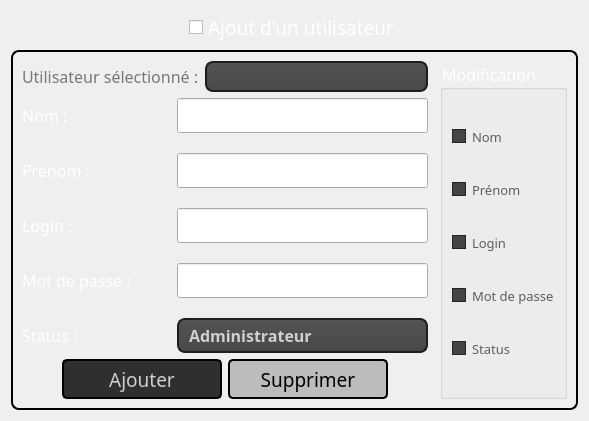
        <widget class="QWidget" name="pageUser">
         <layout class="QVBoxLayout" name="verticalLayout_5">
          <item>
           <layout class="QHBoxLayout" name="horizontalLayout_2">
            <item>
             <spacer name="horizontalSpacer">
              <property name="orientation">
               <enum>Qt::Horizontal</enum>
              </property>
              <property name="sizeHint" stdset="0">
               <size>
                <width>40</width>
                <height>20</height>
               </size>
              </property>
             </spacer>
            </item>
            <item>
             <widget class="QCheckBox" name="cBAjout">
              <property name="font">
               <font>
                <family>Quicksand Medium</family>
                <pointsize>14</pointsize>
               </font>
              </property>
              <property name="styleSheet">
               <string notr="true">QCheckBox#cBAjout{
	color: rgb(255, 255, 255);
}</string>
              </property>
              <property name="text">
               <string>Ajout d'un utilisateur</string>
              </property>
             </widget>
            </item>
            <item>
             <spacer name="horizontalSpacer_2">
              <property name="orientation">
               <enum>Qt::Horizontal</enum>
              </property>
              <property name="sizeHint" stdset="0">
               <size>
                <width>40</width>
                <height>20</height>
               </size>
              </property>
             </spacer>
            </item>
           </layout>
          </item>
          <item>
           <widget class="QFrame" name="frameAjout">
            <property name="sizePolicy">
             <sizepolicy hsizetype="Minimum" vsizetype="Expanding">
              <horstretch>0</horstretch>
              <verstretch>0</verstretch>
             </sizepolicy>
            </property>
            <property name="styleSheet">
             <string notr="true">QFrame#frameAjout{
	border: 2px solid black;
	border-radius: 8px;
}

QLabel{
	color: rgb(255, 255, 255);
}</string>
            </property>
            <property name="frameShape">
             <enum>QFrame::StyledPanel</enum>
            </property>
            <property name="frameShadow">
             <enum>QFrame::Sunken</enum>
            </property>
            <property name="lineWidth">
             <number>1</number>
            </property>
            <layout class="QGridLayout" name="gridLayout_8">
             <item row="0" column="0">
              <layout class="QHBoxLayout" name="horizontalLayout_10">
               <property name="spacing">
                <number>12</number>
               </property>
               <item>
                <layout class="QVBoxLayout" name="verticalLayout_4">
                 <property name="spacing">
                  <number>6</number>
                 </property>
                 <item>
                  <layout class="QHBoxLayout" name="horizontalLayout_9">
                   <item>
                    <widget class="QLabel" name="labelUser">
                     <property name="enabled">
                      <bool>false</bool>
                     </property>
                     <property name="sizePolicy">
                      <sizepolicy hsizetype="Maximum" vsizetype="Maximum">
                       <horstretch>0</horstretch>
                       <verstretch>0</verstretch>
                      </sizepolicy>
                     </property>
                     <property name="minimumSize">
                      <size>
                       <width>115</width>
                       <height>25</height>
                      </size>
                     </property>
                     <property name="font">
                      <font>
                       <family>Quicksand Medium</family>
                       <pointsize>12</pointsize>
                      </font>
                     </property>
                     <property name="styleSheet">
                      <string notr="true">QLabel#labelUser::disabled{
	color: qlineargradient(spread:pad, x1:0, y1:0, x2:1, y2:0, stop:0 rgba(38, 38, 38, 255), stop:1 rgba(120, 120, 120, 255));
}</string>
                     </property>
                     <property name="text">
                      <string>Utilisateur sélectionné :</string>
                     </property>
                    </widget>
                   </item>
                   <item>
                    <widget class="QComboBox" name="cBEditUser">
                     <property name="enabled">
                      <bool>false</bool>
                     </property>
                     <property name="sizePolicy">
                      <sizepolicy hsizetype="Minimum" vsizetype="Fixed">
                       <horstretch>0</horstretch>
                       <verstretch>0</verstretch>
                      </sizepolicy>
                     </property>
                     <property name="font">
                      <font>
                       <family>Quicksand SemiBold</family>
                       <pointsize>12</pointsize>
                       <weight>75</weight>
                       <bold>true</bold>
                      </font>
                     </property>
                     <property name="styleSheet">
                      <string notr="true">QComboBox#cBEditUser
{
	color: rgb(208, 208, 208);
    background-color: QLinearGradient( x1: 0, y1: 0, x2: 0, y2: 1, stop: 0 #565656, stop: 0.1 #525252, stop: 0.5 #4e4e4e, stop: 0.9 #4a4a4a, stop: 1 #464646);
    border: 2px solid #1e1e1e;
    border-radius: 8px;
    padding: 1px 0px 1px 10px;
}

QComboBox#cBEditUser:hover
{
    border: 2px solid black;
    color: white;
}

QComboBox#cBEditUser QAbstractItemView
{
	background-color: rgb(46, 47, 48);
	border: 2px solid black;
	selection-background-color: rgb(81, 81, 81);
	border-top: none;
}

QComboBox#cBEditUser::drop-down
{
     subcontrol-origin: padding;
     subcontrol-position: top right;
     width: 15px;
     color: white;
     border-left-color: darkgray;
     padding-left: 10px;
 }

</string>
                     </property>
                     <property name="currentIndex">
                      <number>-1</number>
                     </property>
                     <property name="sizeAdjustPolicy">
                      <enum>QComboBox::AdjustToMinimumContentsLength</enum>
                     </property>
                     <property name="duplicatesEnabled">
                      <bool>false</bool>
                     </property>
                     <property name="frame">
                      <bool>false</bool>
                     </property>
                    </widget>
                   </item>
                  </layout>
                 </item>
                 <item>
                  <layout class="QVBoxLayout" name="verticalLayout_3">
                   <property name="spacing">
                    <number>20</number>
                   </property>
                   <property name="bottomMargin">
                    <number>0</number>
                   </property>
                   <item>
                    <layout class="QHBoxLayout" name="horizontalLayout_3">
                     <item>
                      <widget class="QLabel" name="labelNom">
                       <property name="sizePolicy">
                        <sizepolicy hsizetype="Maximum" vsizetype="Preferred">
                         <horstretch>0</horstretch>
                         <verstretch>0</verstretch>
                        </sizepolicy>
                       </property>
                       <property name="minimumSize">
                        <size>
                         <width>135</width>
                         <height>35</height>
                        </size>
                       </property>
                       <property name="font">
                        <font>
                         <family>Quicksand Medium</family>
                         <pointsize>12</pointsize>
                        </font>
                       </property>
                       <property name="text">
                        <string>Nom :</string>
                       </property>
                      </widget>
                     </item>
                     <item>
                      <widget class="QLineEdit" name="lENom">
                       <property name="sizePolicy">
                        <sizepolicy hsizetype="Minimum" vsizetype="Fixed">
                         <horstretch>0</horstretch>
                         <verstretch>0</verstretch>
                        </sizepolicy>
                       </property>
                       <property name="minimumSize">
                        <size>
                         <width>220</width>
                         <height>35</height>
                        </size>
                       </property>
                       <property name="font">
                        <font>
                         <family>Quicksand</family>
                         <pointsize>12</pointsize>
                        </font>
                       </property>
                      </widget>
                     </item>
                    </layout>
                   </item>
                   <item>
                    <layout class="QHBoxLayout" name="horizontalLayout_4">
                     <item>
                      <widget class="QLabel" name="labelPrenom">
                       <property name="sizePolicy">
                        <sizepolicy hsizetype="Maximum" vsizetype="Preferred">
                         <horstretch>0</horstretch>
                         <verstretch>0</verstretch>
                        </sizepolicy>
                       </property>
                       <property name="minimumSize">
                        <size>
                         <width>135</width>
                         <height>35</height>
                        </size>
                       </property>
                       <property name="font">
                        <font>
                         <family>Quicksand Medium</family>
                         <pointsize>12</pointsize>
                        </font>
                       </property>
                       <property name="text">
                        <string>Prénom :</string>
                       </property>
                      </widget>
                     </item>
                     <item>
                      <widget class="QLineEdit" name="lEPrenom">
                       <property name="sizePolicy">
                        <sizepolicy hsizetype="Minimum" vsizetype="Fixed">
                         <horstretch>0</horstretch>
                         <verstretch>0</verstretch>
                        </sizepolicy>
                       </property>
                       <property name="minimumSize">
                        <size>
                         <width>220</width>
                         <height>35</height>
                        </size>
                       </property>
                       <property name="font">
                        <font>
                         <family>Quicksand</family>
                         <pointsize>12</pointsize>
                        </font>
                       </property>
                      </widget>
                     </item>
                    </layout>
                   </item>
                   <item>
                    <layout class="QHBoxLayout" name="horizontalLayout_5">
                     <item>
                      <widget class="QLabel" name="labelLogin">
                       <property name="sizePolicy">
                        <sizepolicy hsizetype="Maximum" vsizetype="Preferred">
                         <horstretch>0</horstretch>
                         <verstretch>0</verstretch>
                        </sizepolicy>
                       </property>
                       <property name="minimumSize">
                        <size>
                         <width>135</width>
                         <height>35</height>
                        </size>
                       </property>
                       <property name="font">
                        <font>
                         <family>Quicksand Medium</family>
                         <pointsize>12</pointsize>
                        </font>
                       </property>
                       <property name="text">
                        <string>Login :</string>
                       </property>
                      </widget>
                     </item>
                     <item>
                      <widget class="QLineEdit" name="lELogin">
                       <property name="sizePolicy">
                        <sizepolicy hsizetype="Minimum" vsizetype="Fixed">
                         <horstretch>0</horstretch>
                         <verstretch>0</verstretch>
                        </sizepolicy>
                       </property>
                       <property name="minimumSize">
                        <size>
                         <width>220</width>
                         <height>35</height>
                        </size>
                       </property>
                       <property name="font">
                        <font>
                         <family>Quicksand</family>
                         <pointsize>12</pointsize>
                        </font>
                       </property>
                      </widget>
                     </item>
                    </layout>
                   </item>
                   <item>
                    <layout class="QHBoxLayout" name="horizontalLayout_6">
                     <item>
                      <widget class="QLabel" name="label">
                       <property name="sizePolicy">
                        <sizepolicy hsizetype="Maximum" vsizetype="Preferred">
                         <horstretch>0</horstretch>
                         <verstretch>0</verstretch>
                        </sizepolicy>
                       </property>
                       <property name="minimumSize">
                        <size>
                         <width>135</width>
                         <height>35</height>
                        </size>
                       </property>
                       <property name="font">
                        <font>
                         <family>Quicksand Medium</family>
                         <pointsize>12</pointsize>
                        </font>
                       </property>
                       <property name="text">
                        <string>Mot de passe :</string>
                       </property>
                      </widget>
                     </item>
                     <item>
                      <widget class="QLineEdit" name="lEMdp">
                       <property name="sizePolicy">
                        <sizepolicy hsizetype="Minimum" vsizetype="Fixed">
                         <horstretch>0</horstretch>
                         <verstretch>0</verstretch>
                        </sizepolicy>
                       </property>
                       <property name="minimumSize">
                        <size>
                         <width>220</width>
                         <height>35</height>
                        </size>
                       </property>
                       <property name="font">
                        <font>
                         <family>Quicksand</family>
                         <pointsize>12</pointsize>
                        </font>
                       </property>
                       <property name="echoMode">
                        <enum>QLineEdit::Password</enum>
                       </property>
                      </widget>
                     </item>
                    </layout>
                   </item>
                   <item>
                    <layout class="QHBoxLayout" name="horizontalLayout_7">
                     <item>
                      <widget class="QLabel" name="label_3">
                       <property name="sizePolicy">
                        <sizepolicy hsizetype="Maximum" vsizetype="Preferred">
                         <horstretch>0</horstretch>
                         <verstretch>0</verstretch>
                        </sizepolicy>
                       </property>
                       <property name="minimumSize">
                        <size>
                         <width>135</width>
                         <height>35</height>
                        </size>
                       </property>
                       <property name="font">
                        <font>
                         <family>Quicksand Medium</family>
                         <pointsize>12</pointsize>
                        </font>
                       </property>
                       <property name="text">
                        <string>Status :</string>
                       </property>
                      </widget>
                     </item>
                     <item>
                      <widget class="QComboBox" name="cBStatus">
                       <property name="enabled">
                        <bool>true</bool>
                       </property>
                       <property name="sizePolicy">
                        <sizepolicy hsizetype="Minimum" vsizetype="Fixed">
                         <horstretch>0</horstretch>
                         <verstretch>0</verstretch>
                        </sizepolicy>
                       </property>
                       <property name="minimumSize">
                        <size>
                         <width>0</width>
                         <height>35</height>
                        </size>
                       </property>
                       <property name="font">
                        <font>
                         <family>Quicksand SemiBold</family>
                         <pointsize>12</pointsize>
                         <weight>75</weight>
                         <bold>true</bold>
                        </font>
                       </property>
                       <property name="styleSheet">
                        <string notr="true">QComboBox#cBStatus
{
	color: rgb(208, 208, 208);
    background-color: QLinearGradient( x1: 0, y1: 0, x2: 0, y2: 1, stop: 0 #565656, stop: 0.1 #525252, stop: 0.5 #4e4e4e, stop: 0.9 #4a4a4a, stop: 1 #464646);
    border: 2px solid #1e1e1e;
    border-radius: 8px;
    padding: 1px 0px 1px 10px;
}

QComboBox#cBStatus:hover
{
    border: 2px solid black;
    color: white;
}

QComboBox#cBStatus QAbstractItemView
{
	background-color: rgb(46, 47, 48);
	border: 2px solid black;
	selection-background-color: rgb(81, 81, 81);
	border-top: none;
}

QComboBox#cBStatus::drop-down
{
     subcontrol-origin: padding;
     subcontrol-position: top right;
     width: 15px;
     color: white;
     border-left-color: darkgray;
     padding-left: 10px;
 }

</string>
                       </property>
                       <item>
                        <property name="text">
                         <string>Administrateur</string>
                        </property>
                       </item>
                       <item>
                        <property name="text">
                         <string>Technicien</string>
                        </property>
                       </item>
                       <item>
                        <property name="text">
                         <string>Personne</string>
                        </property>
                       </item>
                      </widget>
                     </item>
                    </layout>
                   </item>
                  </layout>
                 </item>
                 <item>
                  <layout class="QHBoxLayout" name="horizontalLayout_8">
                   <item>
                    <spacer name="horizontalSpacer_3">
                     <property name="orientation">
                      <enum>Qt::Horizontal</enum>
                     </property>
                     <property name="sizeHint" stdset="0">
                      <size>
                       <width>40</width>
                       <height>20</height>
                      </size>
                     </property>
                    </spacer>
                   </item>
                   <item>
                    <widget class="QPushButton" name="pBAddEdit">
                     <property name="minimumSize">
                      <size>
                       <width>160</width>
                       <height>40</height>
                      </size>
                     </property>
                     <property name="maximumSize">
                      <size>
                       <width>220</width>
                       <height>40</height>
                      </size>
                     </property>
                     <property name="sizeIncrement">
                      <size>
                       <width>0</width>
                       <height>0</height>
                      </size>
                     </property>
                     <property name="font">
                      <font>
                       <family>Quicksand Medium</family>
                       <pointsize>14</pointsize>
                       <weight>50</weight>
                       <bold>false</bold>
                      </font>
                     </property>
                     <property name="styleSheet">
                      <string notr="true">QPushButton#pBAddEdit:hover{
	color: rgb(255, 255, 255);
	background-color: rgba(0, 170, 0, 60);
	border-color: rgb(98, 98, 98);
}

QPushButton#pBAddEdit{
	background-color: rgb(46, 47, 48);
	color: rgb(206, 206, 206);
	border: 2px solid black;
	border-radius: 5;
}</string>
                     </property>
                     <property name="text">
                      <string>Ajouter</string>
                     </property>
                    </widget>
                   </item>
                   <item>
                    <widget class="QPushButton" name="pBSupprimer">
                     <property name="enabled">
                      <bool>false</bool>
                     </property>
                     <property name="minimumSize">
                      <size>
                       <width>160</width>
                       <height>40</height>
                      </size>
                     </property>
                     <property name="font">
                      <font>
                       <family>Quicksand Medium</family>
                       <pointsize>14</pointsize>
                      </font>
                     </property>
                     <property name="styleSheet">
                      <string notr="true">QPushButton#pBSupprimer:hover{
	color: rgb(255, 255, 255);
	background-color: rgba(170, 0, 0, 60);
	border-color: rgb(98, 98, 98);
}

QPushButton#pBSupprimer{
	background-color: rgb(46, 47, 48);
	color: rgb(206, 206, 206);
	border: 2px solid black;
	border-radius: 5;
}

QPushButton#pBSupprimer::!enabled{
	background-color: rgba(77, 77, 77, 80);
	color: rgb(0, 0, 0);
}</string>
                     </property>
                     <property name="text">
                      <string>Supprimer</string>
                     </property>
                    </widget>
                   </item>
                   <item>
                    <spacer name="horizontalSpacer_4">
                     <property name="orientation">
                      <enum>Qt::Horizontal</enum>
                     </property>
                     <property name="sizeHint" stdset="0">
                      <size>
                       <width>40</width>
                       <height>20</height>
                      </size>
                     </property>
                    </spacer>
                   </item>
                  </layout>
                 </item>
                </layout>
               </item>
               <item>
                <widget class="QGroupBox" name="gBModif">
                 <property name="enabled">
                  <bool>false</bool>
                 </property>
                 <property name="sizePolicy">
                  <sizepolicy hsizetype="Maximum" vsizetype="Minimum">
                   <horstretch>0</horstretch>
                   <verstretch>0</verstretch>
                  </sizepolicy>
                 </property>
                 <property name="font">
                  <font>
                   <family>Quicksand</family>
                   <pointsize>12</pointsize>
                  </font>
                 </property>
                 <property name="styleSheet">
                  <string notr="true">QGroupBox#gBModif{
	color: rgb(255, 255, 255);
}

QGroupBox#gBModif QCheckBox{
	color: rgb(255, 255, 255);
}

QGroupBox#gBModif QCheckBox:!enabled{
	color: rgb(94, 94, 94);
}

QGroupBox#gBModif QCheckBox::indicator:!enabled{
	background-color: rgb(68, 68, 68);
	border: 1px solid rgb(36, 36, 36);
}</string>
                 </property>
                 <property name="title">
                  <string>Modification</string>
                 </property>
                 <layout class="QVBoxLayout" name="verticalLayout_2">
                  <item>
                   <widget class="QCheckBox" name="cBNom">
                    <property name="font">
                     <font>
                      <family>Quicksand Medium</family>
                      <pointsize>10</pointsize>
                     </font>
                    </property>
                    <property name="text">
                     <string>Nom</string>
                    </property>
                   </widget>
                  </item>
                  <item>
                   <widget class="QCheckBox" name="cBPrenom">
                    <property name="font">
                     <font>
                      <family>Quicksand Medium</family>
                      <pointsize>10</pointsize>
                     </font>
                    </property>
                    <property name="text">
                     <string>Prénom</string>
                    </property>
                   </widget>
                  </item>
                  <item>
                   <widget class="QCheckBox" name="cBLogin">
                    <property name="font">
                     <font>
                      <family>Quicksand Medium</family>
                      <pointsize>10</pointsize>
                     </font>
                    </property>
                    <property name="text">
                     <string>Login</string>
                    </property>
                   </widget>
                  </item>
                  <item>
                   <widget class="QCheckBox" name="cBMdp">
                    <property name="font">
                     <font>
                      <family>Quicksand Medium</family>
                      <pointsize>10</pointsize>
                     </font>
                    </property>
                    <property name="text">
                     <string>Mot de passe</string>
                    </property>
                   </widget>
                  </item>
                  <item>
                   <widget class="QCheckBox" name="checkBoxStatus">
                    <property name="font">
                     <font>
                      <family>Quicksand Medium</family>
                      <pointsize>10</pointsize>
                     </font>
                    </property>
                    <property name="text">
                     <string>Status</string>
                    </property>
                   </widget>
                  </item>
                 </layout>
                </widget>
               </item>
              </layout>
             </item>
            </layout>
           </widget>
          </item>
         </layout>
        </widget>
